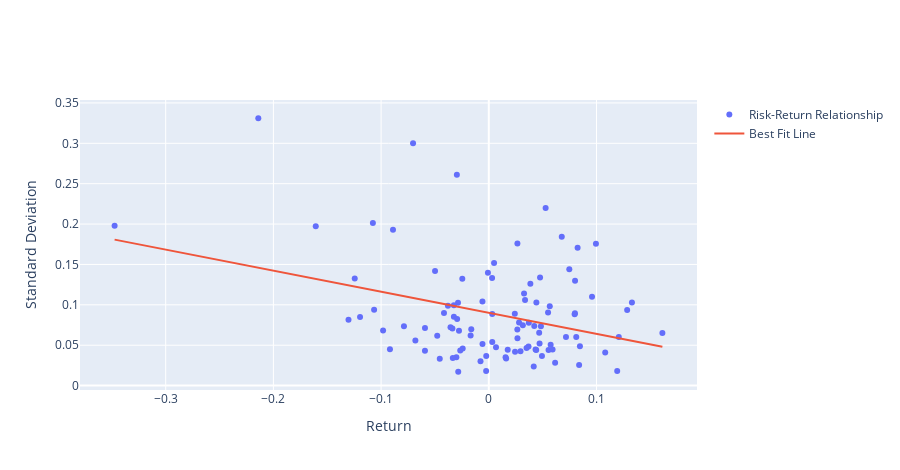

The notebook cell this image was saved under:
### Code cell
fig = go.Figure()
fig.add_trace(go.Scatter(name='Risk-Return Relationship',
                         x=portfolio[:,0],
                         y=portfolio[:,1], mode='markers'))
fig.add_trace(go.Scatter(name='Best Fit Line',
                         x=portfolio[:,0],
                         y=best_fit, mode='lines'))
fig.update_layout(xaxis_title = 'Return',
                  yaxis_title = 'Standard Deviation',
                  width=900, height=470)
fig.show()
